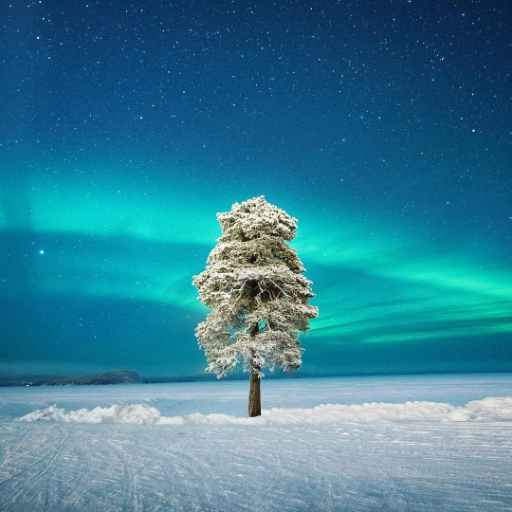
%> input picture C5/tree.png, 512 x 512 px
$ octave ASKHSH_5.m   (GNU Octave 9; MATLAB toolbox functions it lacks are replaced by stand-ins)
%> lines starting %> are read from the running program, lines starting %| are printed output that depends on the picture
clc
clear all
close all

%1.We consider that the movement between the camera and the captured
%object, lasts T=3s and has constant velocity c=10m/s

T=3; %movement time
c=10; %velocity
con=3; %a random constant for |K(s)|
s=-pi:0.001:pi; %signal construction sample frequency = 0.001.Interval [-pi,pi]
K=con*abs(sin(c*T*s/2)./(c*T*s/2)); %calculate |K(s)| for every s

%Show |K(s)| with c=10
figure('Name','|K(s)|');
plot(s,K,'-r','LineWidth',1.5);
grid on

%Show |K(s)| with c=20
c=20;
K=con*abs(sin(c*T*s/2)./(c*T*s/2));
hold on
plot(s,K,'-b','LineWidth',1);
xlabel('Frequency s');
ylabel('F(s) with c=10 (red) and with c=20 (blue)')
%> figure, not shown here; curve peaks at x = 0.000407, y = 3


% 2.Initialy, we will solve for s the equation |K(s)|=0 (s!=0) and we will
% keep the first positive solution:

% |K(s)|=0 <=> sin(c*T*s/2) = 0
% <=>
% c*T*s/2 = 2*k*pi      |     | s = 4*k*pi/c*T
% or                    | <=> | or                       k ∈ Z*
% c*T*s/2 = 2*k*pi + pi |     | s = 2*pi*(2*k + 1)/c*T
%
% for k = 0 we have: s0=0 (solution denied) or s0 = 2*pi/c*T (accepted)
%
% We observe that as greater as the c is, so smaller the s0 becomes, and
% vice versa. That means, that as the c becames greater, we have a lack
% of low frequencies in the output image(smaller frequencies make K(s)=0).
% So, as we increase the velocity, the blur also increases.


%3.
% Load image into matrix I.
img = imread('tree.png');
%> img is the input picture: size 512x512x3 uint8; mean R, G, B 53.3, 127, 150
% Convert imgage intensity values from uint8 to double.
img = double(img);
%> img: size 512x512x3 double
% Normalize intensity values from [0..255] to [0..1] interval.
img = img / 255;
% Display original image.
figure('Name','Original Image');
imshow(img);

% Get Red Green and Blue Color Components.
imgR = img(:,:,1);
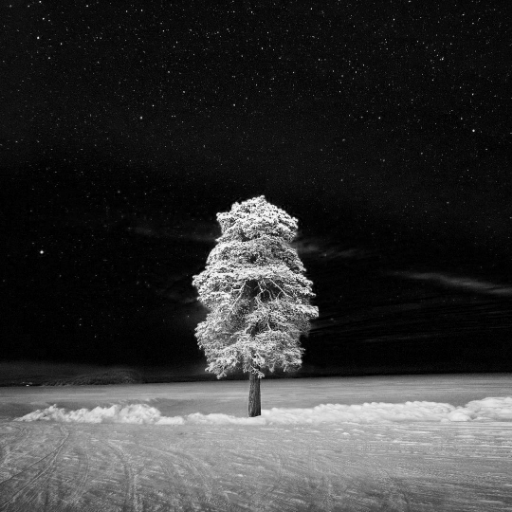
%> imgR: size 512x512 double; min 0, max 0.984, mean 0.209
imgG = img(:,:,2);
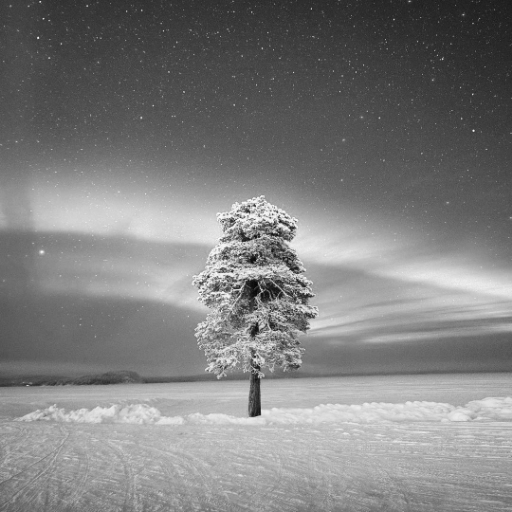
%> imgG: size 512x512 double; min 0.0118, max 0.984, mean 0.498
imgB = img(:,:,3);
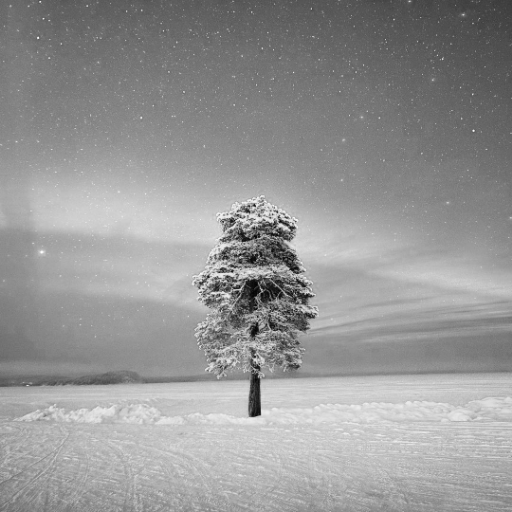
%> imgB: size 512x512 double; min 0.00784, max 0.996, mean 0.588

c = 10; %velocity
T = 3; %movement time

K = 1/(c*T)*ones(1,floor(c*T)); %K is a continuous function, therefore, we have
% to take some discrete values of it in order to perform the following
% convolution. We take ⌊c*T⌋ values, each value equal to 1/(c*T), because function
% is constant and equal to 1/(c*T) for 0<=x<=c*T.

CR = conv2(imgR, K);
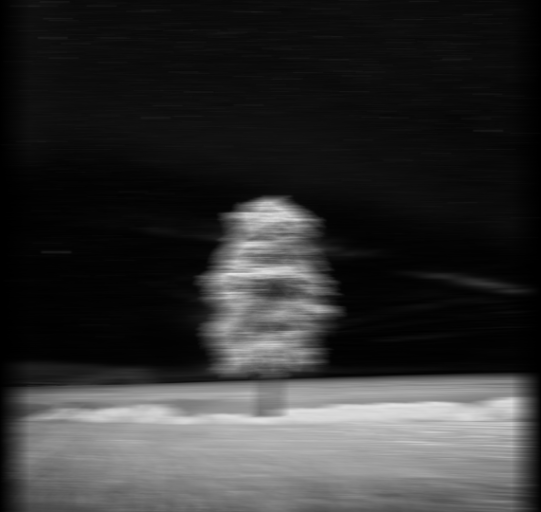
%> CR: size 512x541 double; min 0, max 0.894, mean 0.198
CG = conv2(imgG, K);
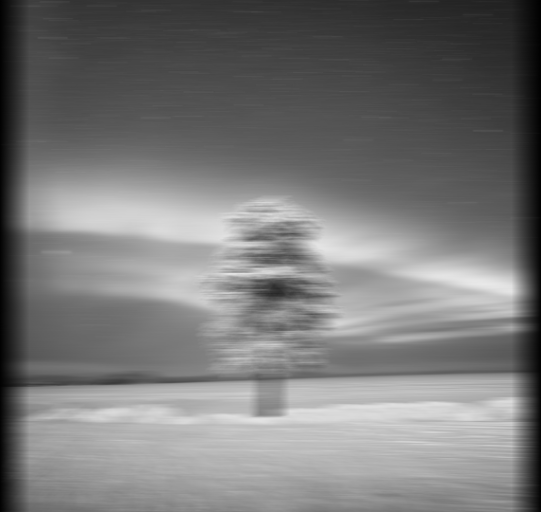
%> CG: size 512x541 double; min 0.00366, max 0.914, mean 0.472
CB = conv2(imgB, K);%Convolution between one two-dimensional discrete time signal(image),
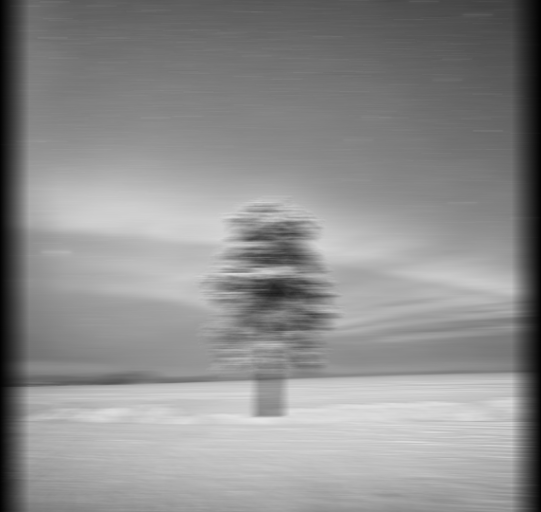
%> CB: size 512x541 double; min 0.00771, max 0.9, mean 0.557
% and one-dimensional discrete time signal(K values).Each convolution is
% calculated based on the following formula:
%
%            p    p
%           ---  ---
%           \    \
% C(m,n) =  /    /    = A(i,j)*B(m−i+1,n−j+1)
%           ---  ---
%           i=1  j=1
%
%
% source:
% https://www.quora.com/What-algorithm-is-behind-convolution-in-MATLAB
%
%
% Compose the original image.
blured_img(:,:,1) = CR;
blured_img(:,:,2) = CG;
blured_img(:,:,3) = CB;
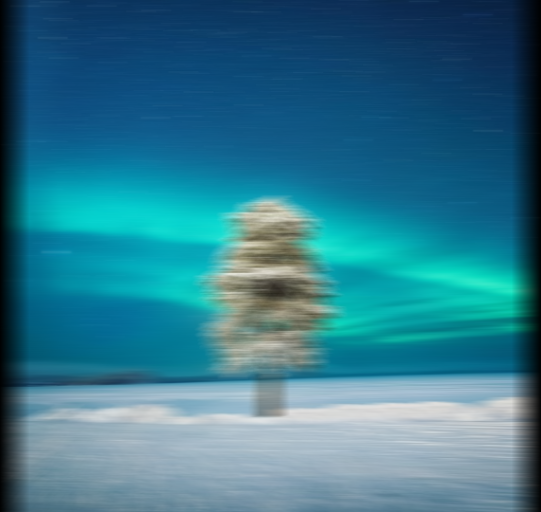
%> blured_img: size 512x541x3 double; mean R, G, B 0.198, 0.472, 0.557

figure('Name','Blurred image');
imshow(blured_img);%show blured img
